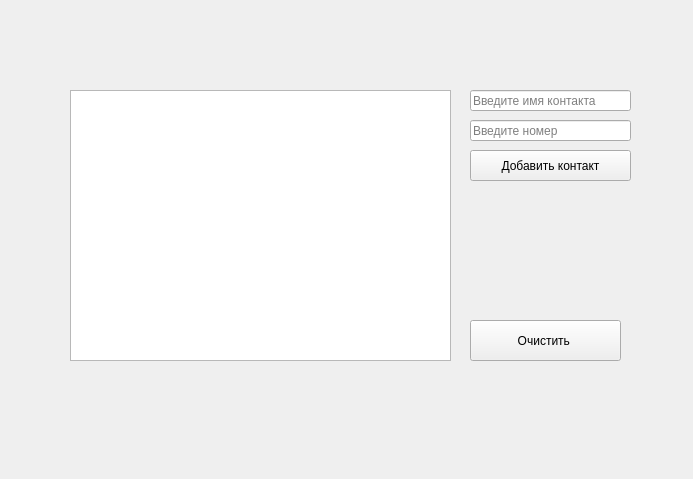
<?xml version="1.0" encoding="UTF-8"?>
<ui version="4.0">
 <class>MainWindow</class>
 <widget class="QMainWindow" name="MainWindow">
  <property name="geometry">
   <rect>
    <x>0</x>
    <y>0</y>
    <width>693</width>
    <height>479</height>
   </rect>
  </property>
  <property name="windowTitle">
   <string>MainWindow</string>
  </property>
  <widget class="QWidget" name="centralwidget">
   <widget class="QLineEdit" name="name_edit">
    <property name="geometry">
     <rect>
      <x>470</x>
      <y>90</y>
      <width>161</width>
      <height>21</height>
     </rect>
    </property>
    <property name="placeholderText">
     <string>Введите имя контакта</string>
    </property>
   </widget>
   <widget class="QLineEdit" name="phone_edit">
    <property name="geometry">
     <rect>
      <x>470</x>
      <y>120</y>
      <width>161</width>
      <height>21</height>
     </rect>
    </property>
    <property name="placeholderText">
     <string>Введите номер</string>
    </property>
   </widget>
   <widget class="QPushButton" name="add_button">
    <property name="geometry">
     <rect>
      <x>470</x>
      <y>150</y>
      <width>161</width>
      <height>31</height>
     </rect>
    </property>
    <property name="text">
     <string>Добавить контакт</string>
    </property>
   </widget>
   <widget class="QListWidget" name="contact_list">
    <property name="geometry">
     <rect>
      <x>70</x>
      <y>90</y>
      <width>381</width>
      <height>271</height>
     </rect>
    </property>
   </widget>
   <widget class="QPushButton" name="clear_button">
    <property name="geometry">
     <rect>
      <x>470</x>
      <y>320</y>
      <width>151</width>
      <height>41</height>
     </rect>
    </property>
    <property name="text">
     <string>Очистить </string>
    </property>
   </widget>
  </widget>
 </widget>
 <resources/>
 <connections/>
</ui>
